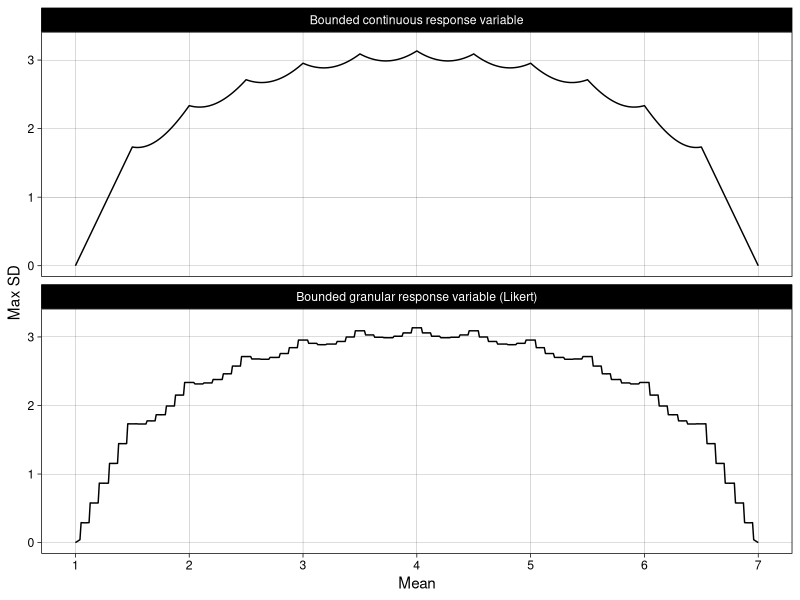
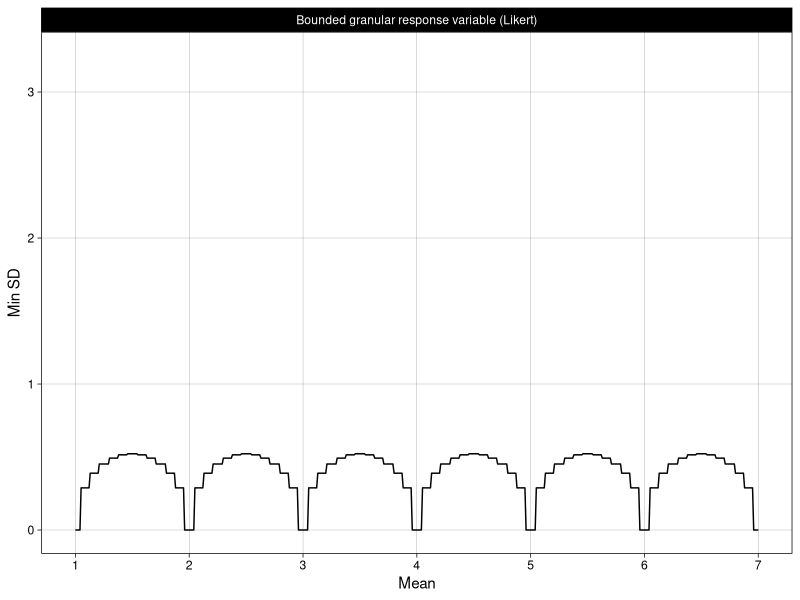
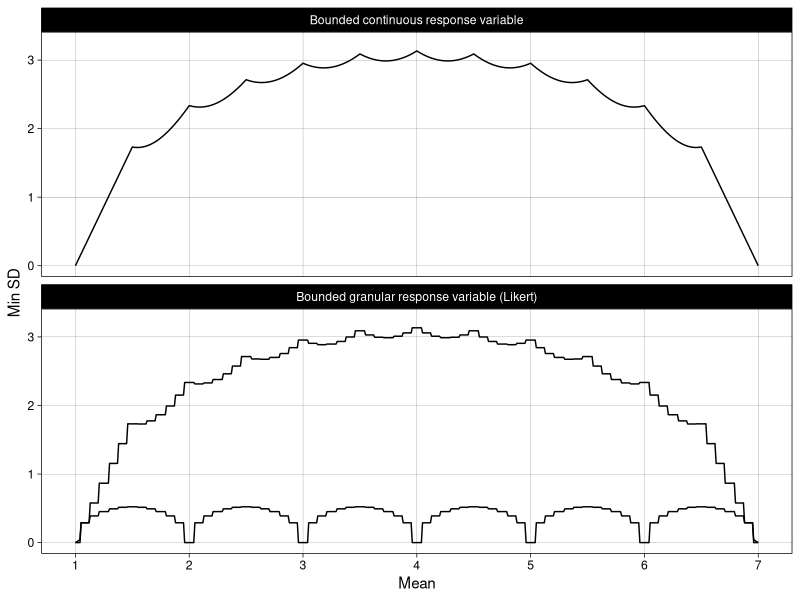

Generate these figures, in order, with R:
## ---- chunk 1

knitr::opts_chunk$set(message = FALSE,
                      warning = FALSE)

## ---- chunk 2

max_sd <- function(n, min_score, max_score, mean, integer_responses = TRUE) {
  # 1) required sum
  required_sum <- n * mean
  
  # check: is required_sum in feasible range [n*min_score, n*max_score]?
  if (required_sum < n*min_score - 1e-9 || required_sum > n*max_score + 1e-9) {
    stop("No integer distribution can achieve this mean with responses in [min_score,max_score].")
  }
  
  # round required_sum if the problem implies the mean is exactly 
  # representable by integer responses:
  if(integer_responses){
    required_sum <- round(required_sum)
  }
  
  # 2) solve for x 
  x <- floor((required_sum - n*min_score) / (max_score - min_score))
  x <- max(0, min(x, n))  # keep it in [0, n]
  
  # 3) leftover = required_sum - [x*max_score + (n-x)*min_score]
  delta <- required_sum - (x*max_score + (n - x)*min_score)
  if (delta < 0 || delta >= (max_score - min_score)) {
    stop("Something went wrong with leftover. Check input.")
  }
  
  # 4) sum of squares around mean:
  
  # part A: from x responses at max_score
  ss_max_score <- x * (max_score - mean)^2
  
  # part B: from (n - x - 1) responses at min_score (if we do have a leftover) 
  # or from (n - x) responses at min_score (if no leftover)
  if (delta == 0) {
    # no middle value
    ss_min_score <- (n - x) * (min_score - mean)^2
    ss_m <- 0
  } else {
    ss_min_score <- (n - x - 1) * (min_score - mean)^2
    middle_val <- min_score + delta
    ss_m <- (middle_val - mean)^2
  }
  
  # total sum of squares
  ss_total <- ss_max_score + ss_min_score + ss_m
  
  # sample variance = ss_total / (n - 1)
  var_max <- ss_total / (n - 1)
  sd_max  <- sqrt(var_max)
  
  data.frame(max_sd = sd_max)
}

## ---- chunk 3

# dependencies
library(dplyr)
library(tidyr)
library(purrr)
library(ggplot2)
library(scales)

# calculations
res <- 
  expand_grid(n = 12, 
              min_score = 1, 
              max_score = 7,
              mean = seq(1, 7, by = 0.01),
              integer_responses = c(TRUE, FALSE)) |>
  mutate(result = pmap(list(n, min_score, max_score, mean, integer_responses),
                       possibly(max_sd, otherwise = NA))) |>
  unnest(result) |>
  mutate(label = case_when(integer_responses == TRUE ~ 
                             "Bounded granular response variable (Likert)",
                           integer_responses == FALSE ~ 
                             "Bounded continuous response variable"))

# plot
ggplot(data = res, aes(mean, max_sd)) +
  geom_line() +
  scale_x_continuous(breaks = breaks_pretty(n = 9)) +
  theme_linedraw() +
  theme(panel.grid.minor = element_blank()) +
  facet_wrap(~ label, ncol = 1) +
  ylim(0, 3.25) +
  xlab("Mean") +
  ylab("Max SD")

## ---- chunk 4

min_sd <- function(n, min_score, max_score, mean, integer_responses = TRUE) {
  # ---- 1) required total sum (rounded to an integer if the problem implies 
  # exact feasibility)
  required_sum <- n * mean
  
  # round required_sum if the problem implies the mean is exactly representable 
  # by integer responses:
  if(integer_responses){
    required_sum <- round(required_sum)
  }
  
  # feasibility check: the sum must lie between n*min_score and n*max_score 
  # for an integer distribution to exist.
  if (required_sum < n*min_score || required_sum > n*max_score) {
    stop("No distribution of [min_score, max_score] integers can achieve that mean (sum out of range).")
  }
  
  # ---- 2) check if the mean is effectively an integer within [min_score,max_score].
  # if so, the minimal SD is 0 by taking all responses = that integer.
  if (abs(required_sum - n*round(mean)) < 1e-9 && round(mean) >= min_score && round(mean) <= max_score) {
    # i.e. if mean was effectively an integer in the feasible range
    # check if n * round(mean) == required_sum
    if (round(mean) * n == required_sum) {
      # all responses equal to that integer
      dist <- rep(round(mean), n)
      return(data.frame(min_sd = 0))
    }
  }
  
  # ---- 3) otherwise, we attempt to use two adjacent integers L and L+1
  # let L = floor(mean), clamped to [min_score, max_score].
  L_init <- floor(mean)
  if (L_init < min_score) L_init <- min_score
  if (L_init > max_score) L_init <- max_score
  
  # we'll define a small helper to build a distribution given L
  # and return if feasible:
  build_dist_from_L <- function(L, required_sum, n, min_score, max_score) {
    if (L < min_score || L > max_score) {
      return(NULL)
    }
    # leftover = how many times we need (L+1)
    leftover <- required_sum - n*L
    if (leftover == 0) {
      # all L
      return(rep(L, n))
    } else if (leftover > 0 && leftover <= n) {
      # leftover data points (L+1), the rest are L
      # but only if (L+1) <= max_score
      if ((L + 1) <= max_score) {
        return(c(rep(L, n - leftover), rep(L + 1, leftover)))
      } else {
        return(NULL)
      }
    } else {
      # leftover < 0 or leftover > n => not feasible with L and L+1
      return(NULL)
    }
  }
  
  # try L_init directly:
  dist <- build_dist_from_L(L_init, required_sum, n, min_score, max_score)
  if (is.null(dist)) {
    # if that didn't work, try adjusting L_init up or down by 1 step
    # (sometimes floor(mean) is not the right choice if leftover < 0 or > n).
    
    # let's define a small search around L_init:
    candidates <- unique(c(L_init - 1, L_init, L_init + 1))
    candidates <- candidates[candidates >= min_score & candidates <= max_score]
    
    found <- FALSE
    for (L_try in candidates) {
      dist_try <- build_dist_from_L(L_try, required_sum, n, min_score, max_score)
      if (!is.null(dist_try)) {
        dist <- dist_try
        found <- TRUE
        break
      }
    }
    
    if (!found) {
      # possibly no solution with 2 adjacent integers => no feasible distribution
      stop("Could not construct a minimal-variance distribution with two adjacent integers.")
    }
  }
  
  # if we reach here, 'dist' is a valid distribution
  # ---- 4) compute sample SD in R (with denominator n-1)
  min_sd <- sd(dist)
  
  data.frame(min_sd = min_sd)
}

## ---- chunk 5

# calculations
res <- 
  expand_grid(n = 12, 
              min_score = 1, 
              max_score = 7,
              mean = seq(1, 7, by = 0.01),
              integer_responses = TRUE) |>
  mutate(result = pmap(list(n, min_score, max_score, mean, integer_responses),
                       possibly(min_sd, otherwise = NA))) |>
  unnest(result) |>
  mutate(label = case_when(integer_responses == TRUE ~ 
                             "Bounded granular response variable (Likert)"))

# plot
ggplot(data = res, aes(mean, min_sd)) +
  geom_line() +
  scale_x_continuous(breaks = breaks_pretty(n = 9)) +
  theme_linedraw() +
  theme(panel.grid.minor = element_blank()) +
  facet_wrap(~ label, ncol = 1) +
  ylim(0, 3.25) +
  xlab("Mean") +
  ylab("Min SD")

## ---- chunk 6

# calculations
res <- 
  expand_grid(n = 12, 
              min_score = 1, 
              max_score = 7,
              mean = seq(1, 7, by = 0.01),
              integer_responses = c(TRUE, FALSE)) |>
  mutate(result = pmap(list(n, min_score, max_score, mean, integer_responses), 
                       possibly(max_sd, otherwise = NA))) |>
  unnest(result) |>
  mutate(result = pmap(list(n, min_score, max_score, mean, integer_responses), 
                       possibly(min_sd, otherwise = NA))) |>
  unnest(result) |>
  mutate(min_sd = ifelse(integer_responses, min_sd, NA),
         label = case_when(integer_responses == TRUE ~ 
                             "Bounded granular response variable (Likert)",
                           integer_responses == FALSE ~ 
                             "Bounded continuous response variable"))

# plot
ggplot(res) +
  geom_line(aes(mean, max_sd)) +
  geom_line(aes(mean, min_sd)) +
  scale_x_continuous(breaks = breaks_pretty(n = 9)) +
  theme_linedraw() +
  theme(panel.grid.minor = element_blank()) +
  facet_wrap(~ label, ncol = 1) +
  ylim(0, 3.25) +
  xlab("Mean") +
  ylab("Min SD")

